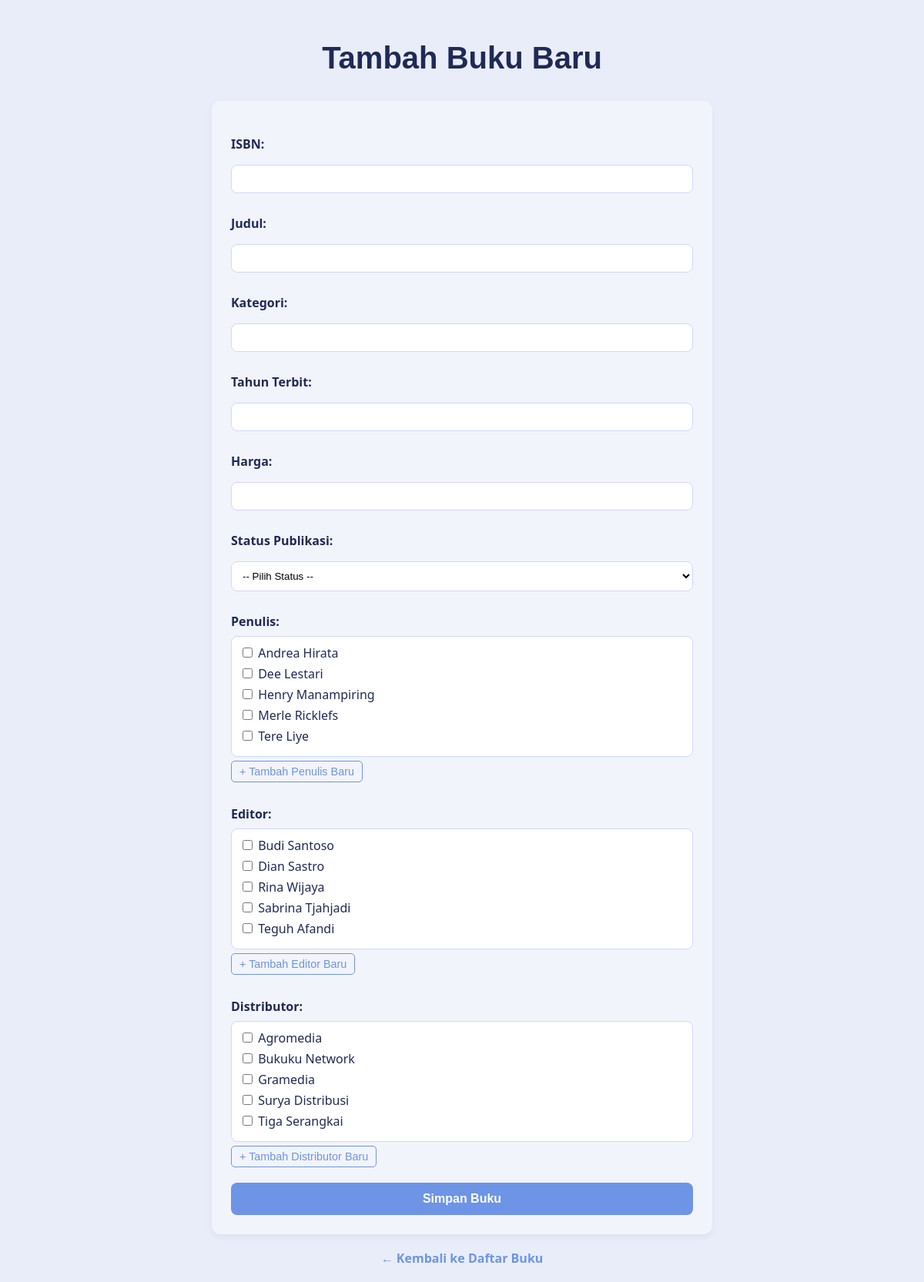
The page /DB_PenerbitanBuku/tambah.php on the database its author committed.
### tables this page shows
CREATE TABLE PENULIS (
    ID_Penulis INT NOT NULL AUTO_INCREMENT,
    NamaPenulis VARCHAR(50) UNIQUE,
    AlamatPenulis VARCHAR(100),
    EmailPenulis VARCHAR(50),
    PRIMARY KEY (ID_Penulis)
);

CREATE TABLE EDITOR (
    ID_Editor INT NOT NULL AUTO_INCREMENT,
    NamaEditor VARCHAR(50) UNIQUE,
    Divisi VARCHAR(20),
    PRIMARY KEY (ID_Editor)
);

CREATE TABLE DISTRIBUTOR (
    ID_Distributor INT NOT NULL AUTO_INCREMENT,
    NamaDistributor VARCHAR(50) UNIQUE,
    TahunBerdiri INT,
    PRIMARY KEY (ID_Distributor)
);

### DB_PenerbitanBuku/tambah.php (the view, shortened to what this page needs)
<?php
include 'koneksi.php';
$penulis_list = $conn->query("SELECT ID_Penulis, NamaPenulis FROM PENULIS ORDER BY NamaPenulis");
$editor_list = $conn->query("SELECT ID_Editor, NamaEditor FROM EDITOR ORDER BY NamaEditor");
$distributor_list = $conn->query("SELECT ID_Distributor, NamaDistributor FROM DISTRIBUTOR ORDER BY NamaDistributor");
?>
<!DOCTYPE html>
<html>
<head>
</head>
<body>
    <h2>Tambah Buku Baru</h2>
    <form method="post">
        <b>ISBN:</b> <input type="text" name="ISBN" required><br>
        <b>Judul:</b> <input type="text" name="Judul" required><br>
        <b>Kategori:</b> <input type="text" name="Kategori"><br>
        <b>Tahun Terbit:</b> <input type="number" name="TahunTerbit" min="0"><br>
        <b>Harga:</b> <input type="number" name="Harga" step="0.01" min="0"><br>
        <b>Status Publikasi:</b>
        <select name="StatusPublikasi" required>
            <option value="">-- Pilih Status --</option>
        </select><br>
        <b>Penulis:</b>
        <div class="checkbox-group">
            <?php while($p = $penulis_list->fetch_assoc()): ?>
                <label><input type="checkbox" name="id_penulis[]" value="<?= $p['ID_Penulis'] ?>"> <?= htmlspecialchars($p['NamaPenulis']) ?></label>
            <?php endwhile; ?>
        </div>
        <button type="button" class="toggle-new-btn">+ Tambah Penulis Baru</button>
        <b>Editor:</b>
        <div class="checkbox-group">
            <?php while($e = $editor_list->fetch_assoc()): ?>
                <label><input type="checkbox" name="id_editor[]" value="<?= $e['ID_Editor'] ?>"> <?= htmlspecialchars($e['NamaEditor']) ?></label>
            <?php endwhile; ?>
        </div>
        <button type="button" class="toggle-new-btn">+ Tambah Editor Baru</button>
        <b>Distributor:</b>
        <div class="checkbox-group">
            <?php while($d = $distributor_list->fetch_assoc()): ?>
                <label><input type="checkbox" name="id_distributor[]" value="<?= $d['ID_Distributor'] ?>"> <?= htmlspecialchars($d['NamaDistributor']) ?></label>
            <?php endwhile; ?>
        </div>
        <button type="button" class="toggle-new-btn">+ Tambah Distributor Baru</button>
        <button type="submit">Simpan Buku</button>
    </form>
    <a href="index.php" class="back-link">← Kembali ke Daftar Buku</a>
</body>
</html>

### DB_PenerbitanBuku/tambah.php (style rules this page uses)
body { background-color: #e8edf9; font-family: 'Segoe UI', Tahoma, Geneva, Verdana, sans-serif; color: rgb(31, 42, 85); margin: 0; padding: 20px; }
h2 { font-family: Tahoma, Geneva, sans-serif; font-size: 40px; text-align:center; }
form { background-color: rgba(245, 247, 252, 0.8); padding: 25px; border-radius: 12px; box-shadow: 0 4px 10px rgba(0, 0, 0, 0.05); max-width: 600px; margin: 20px auto; }
input[type="text"], input[type="number"], select { width: 100%; padding: 10px; margin: 8px 0; border: 1px solid #ccd8ff; border-radius: 8px; box-sizing: border-box; background-color: white; }
button[type="submit"] { background-color: #6e94e6; border: none; padding: 12px 20px; border-radius: 8px; color: white; font-weight: 600; cursor: pointer; transition: background-color 0.2s ease; width: 100%; font-size: 16px; margin-top: 10px; }
.back-link { display: block; text-align:center; margin-top: 15px; color: #6e94e6; text-decoration: none; font-weight: 600; }
.checkbox-group { border: 1px solid #ccd8ff; border-radius: 8px; padding: 10px; background-color: #fff; max-height: 150px; overflow-y: auto; margin-bottom: 5px; }
.checkbox-group label { display: block; margin-bottom: 5px; cursor: pointer; }
b { display: block; margin-top: 20px; margin-bottom: 8px; }
.toggle-new-btn { background: none; border: 1px solid #6e94e6; color: #6e94e6; padding: 5px 10px; border-radius: 5px; cursor: pointer; font-size: 0.9em; margin-bottom: 10px; }

### rows shown on the page
penulis: NamaPenulis "Andrea Hirata"
penulis: NamaPenulis "Dee Lestari"
penulis: NamaPenulis "Henry Manampiring"
penulis: NamaPenulis "Merle Ricklefs"
penulis: NamaPenulis "Tere Liye"
editor: NamaEditor "Budi Santoso"
editor: NamaEditor "Dian Sastro"
editor: NamaEditor "Rina Wijaya"
editor: NamaEditor "Sabrina Tjahjadi"
editor: NamaEditor "Teguh Afandi"
distributor: NamaDistributor "Agromedia"
distributor: NamaDistributor "Bukuku Network"
distributor: NamaDistributor "Gramedia"
distributor: NamaDistributor "Surya Distribusi"
distributor: NamaDistributor "Tiga Serangkai"
